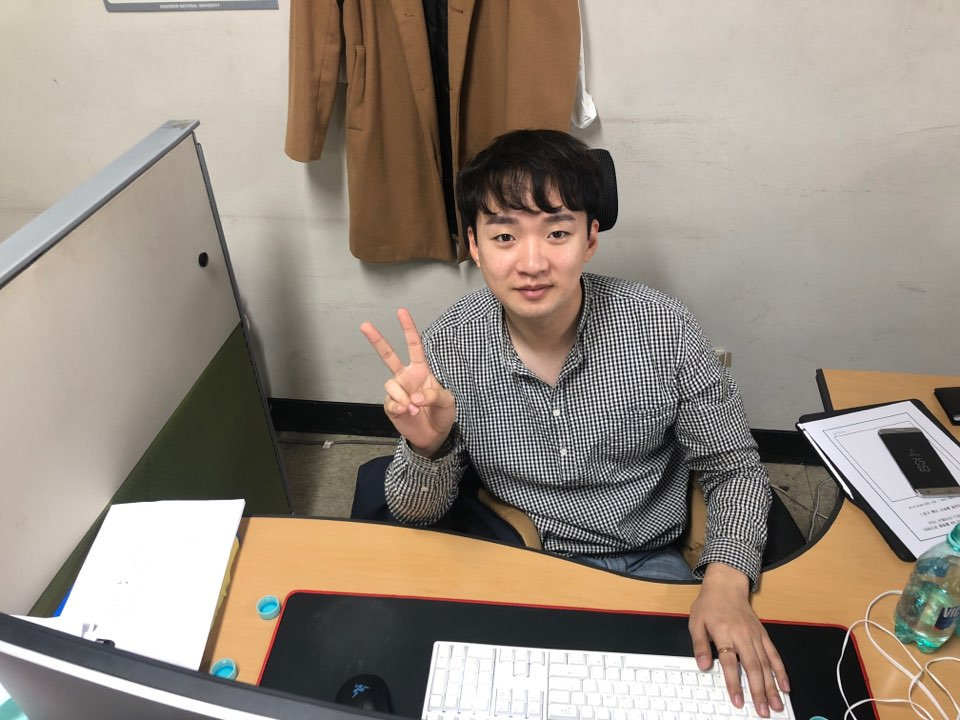
//> input picture samples/sample1.png, 960 x 720 px
$ ./assignment1_2   (built with g++ and OpenCV 4)
//> lines starting //> are read from the running program, lines starting //| are printed output that depends on the picture
### examples.h
#pragma once

#include <iostream>
#include "opencv2/core/core.hpp"
#include "opencv2/imgcodecs.hpp"
#include "opencv2/highgui/highgui.hpp"
#include "opencv2/imgproc/imgproc.hpp"

namespace IPCVL {
	namespace EXAMPLE {
		void ChangeContrastAndBrightness(cv::InputArray src, cv::OutputArray dst, double alpha, int beta);
	} // namespace EXAMPLE
} // namespace IPCVL

### utils.h
#pragma once

#include <iostream>
#include "opencv2/core/core.hpp"
#include "opencv2/imgcodecs.hpp"
#include "opencv2/highgui/highgui.hpp"
#include "opencv2/imgproc/imgproc.hpp"

namespace IPCVL {
	namespace UTIL {
		int quantize(int a);
		double h_r(double model_hist[][64], double input_hist[][64], int j, int i);
		void GetHistogramImage(int* histogram, cv::OutputArray dst, int hist_w, int hist_h);
		void calcNormedHist(cv::InputArray src, double* histogram);
	} // namespace UTIL
} // namespace IPCVL

### imgproc.h
#pragma once

#include <iostream>
#include <queue>
#include <utility>
#include "opencv2/core/core.hpp"
#include "opencv2/imgcodecs.hpp"
#include "opencv2/highgui/highgui.hpp"
#include "opencv2/imgproc/imgproc.hpp"
#include "utils.h"


namespace IPCVL {
	namespace IMG_PROC {
		void calcHist(cv::InputArray src, int* histogram);
		void calcHist_hs(cv::InputArray src, double histogram[][64]);
		void backprojectHistogram(cv::InputArray src_hsv, cv::InputArray face_hsv, cv::OutputArray dst);

		void thresh_binary(cv::InputArray srcMat, cv::OutputArray ourResult, const int THRESHOLD);
		void thresh_otsu(cv::InputArray src, cv::OutputArray dst);

		void flood_fill4(cv::Mat& l, const int& j, const int& i, const int& label);
		void flood_fill8(cv::Mat& l, const int& j, const int& i, const int& label);
		void efficient_flood_fill4(cv::Mat& l, const int& j, const int& i, const int& label);
		void flood_fill(cv::InputArray src, cv::OutputArray dst, const UTIL::CONNECTIVITIES& direction);

	} // namespace IMG_PROC

	namespace UTIL {
		int quantize(int a);
		double h_r(double model_hist[][64], double input_hist[][64], int j, int i);
		void GetHistogramImage(int* histogram, cv::OutputArray dst, int hist_w, int hist_h);
	} // namespace UTIL

	namespace EXAMPLE {
		void ChangeContrastAndBrightness(cv::InputArray src, cv::OutputArray dst, double alpha, int beta);
	} // namespace EXAMPLE
} // namespace IPCVL

### utils.cpp
#include "utils.h"

namespace IPCVL {
	namespace UTIL {
		int quantize(int a) {
			int L = 256;
			int q = 64;
			return floor((a * q) / L);
		}

		double h_r(double model_hist[][64], double input_hist[][64], int j, int i) {
			double h_m = model_hist[j][i];
			double h_i = input_hist[j][i];
			double val = 0.0;

			if (h_i == 0.0) return 1.0;
			else return (double)std::min(h_m / h_i, 1.0);
		}

		// [36 lines left out: functions GetHistogramImage, calcNormedHist, not called in this run]
	}  // namespace UTIL
}

### imgproc.cpp
#include "imgproc.h"

namespace IPCVL {
	namespace IMG_PROC {
		// [10 lines left out: function calcHist, not called in this run]
		void backprojectHistogram(cv::InputArray src_hsv, cv::InputArray face_hsv, cv::OutputArray dst) {
			cv::Mat srcMat = src_hsv.getMat();
			cv::Mat faceMat = face_hsv.getMat();
			dst.create(srcMat.size(), CV_64FC1);
			cv::Mat outputProb = dst.getMat();
			outputProb.setTo(cv::Scalar(0.)); // 배열의 전체를 0으로 변경

			std::vector<cv::Mat> channels;
			split(src_hsv, channels);
			cv::Mat mat_h = channels[0];
			cv::Mat mat_s = channels[1];

			double model_hist[64][64] = { { 0., } };
			double input_hist[64][64] = { { 0., } };

			// hs 2차원 히스토그램을 계산하는 함수.
			calcHist_hs(srcMat, input_hist);
			calcHist_hs(faceMat, model_hist);


			for (int y = 0; y < srcMat.rows; y++) {
				for (int x = 0; x < srcMat.cols; x++) {
					// Todo : 양자화된 h,s 값을 얻고 histogram에 값을 더합니다.

					/** your code here! **/
					int h = UTIL::quantize(mat_h.at<uchar>(y, x));
					int s = UTIL::quantize(mat_s.at<uchar>(y, x));

					outputProb.at<double>(y, x) = UTIL::h_r(model_hist, input_hist, h, s);
				}
			}
		}

		void calcHist_hs(cv::InputArray src_hsv, double histogram[][64]) {
			cv::Mat hsv = src_hsv.getMat();
			std::vector<cv::Mat> channels;
			split(hsv, channels); //channels[0] 색상(H), 1 채도(S), 2 명도(V)
			cv::Mat mat_h = channels[0];
			cv::Mat mat_s = channels[1];

			// 2차원 히스토그램을 쌓습니다.
			for (int y = 0; y < hsv.rows; y++) {
				for (int x = 0; x < hsv.cols; x++) {
					// Todo : 양자화된 h,s 값을 얻고 histogram에 값을 더합니다.
					histogram[UTIL::quantize(mat_h.at<uchar>(y, x))][UTIL::quantize(mat_s.at<uchar>(y, x))]++;

					// hint 1 : 양자화 시 UTIL::quantize() 함수를 이용해서 mat_h, mat_s의 값을 양자화시킵니다.
				}
			}

			// 히스토그램을 (hsv.rows * hsv.cols)으로 정규화합니다.
			for (int j = 0; j < 64; j++) {
				for (int i = 0; i < 64; i++) {
					histogram[j][i] = histogram[j][i] / (hsv.rows * hsv.cols); // 모두 더하면 1
				}
			}
		}

		// [164 lines left out: functions thresh_binary, thresh_otsu, flood_fill4, flood_fill8, flood_fill, efficient_flood_fill4, not called in this run]


	}  // namespace IMG_PROC
}

### assignment1_2.cpp
#include <iostream>
#include "opencv2/core/core.hpp"
#include "opencv2/imgcodecs.hpp"
#include "opencv2/highgui/highgui.hpp"
#include "opencv2/imgproc/imgproc.hpp"
#include "imgproc.h"
#include "utils.h"
#include "examples.h"

int main() {
	cv::Mat input = cv::imread("samples/sample1.png");
//> input is the input picture: 720 rows x 960 cols, CV_8UC3; mean B, G, R 128.4, 140, 151.5
	cv::Mat face = cv::imread("samples/face.png");
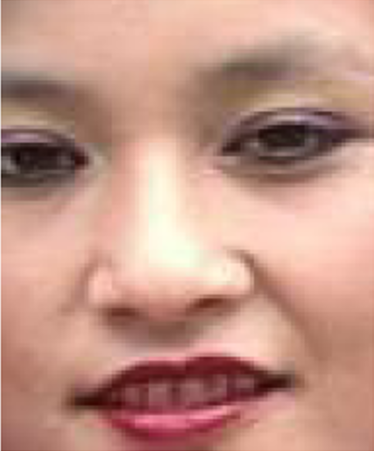
//> input picture samples/face.png, 374 x 451 px
//> face is the input picture: 451 rows x 374 cols, CV_8UC3; mean B, G, R 134.4, 148.9, 194.3

	cv::Mat src_hsv, face_hsv;
	cvtColor(input, src_hsv, cv::COLOR_BGR2HSV);
//> src_hsv: 720 rows x 960 cols, CV_8UC3; mean H, S, V 38.7, 46.8, 153
	cvtColor(face, face_hsv, cv::COLOR_BGR2HSV);
//> face_hsv: 451 rows x 374 cols, CV_8UC3; mean H, S, V 18.5, 83.4, 194.4

	cv::Mat output;
	// Todo : imageproc.cpp에 있는 backprojectHistogram 함수를 작성하세요
	IPCVL::IMG_PROC::backprojectHistogram(src_hsv, face_hsv, output);
//> in backprojectHistogram, `split(src_hsv, channels);`:
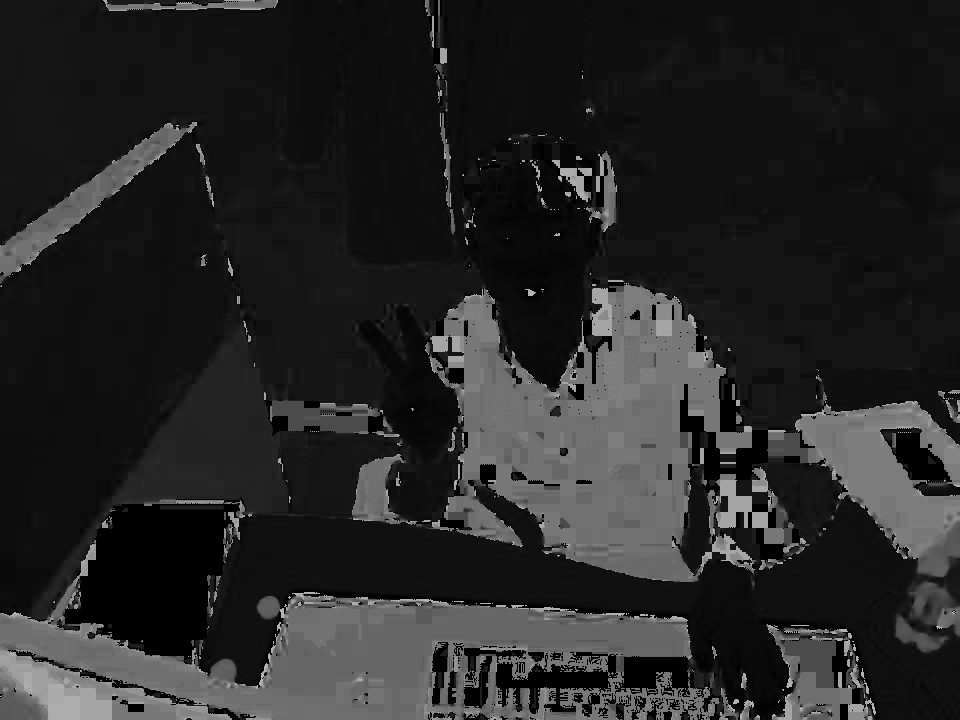
//> channels[0]: 720 rows x 960 cols, CV_8UC1; min 0, max 179, mean 38.7
//> in backprojectHistogram, `split(src_hsv, channels);`:
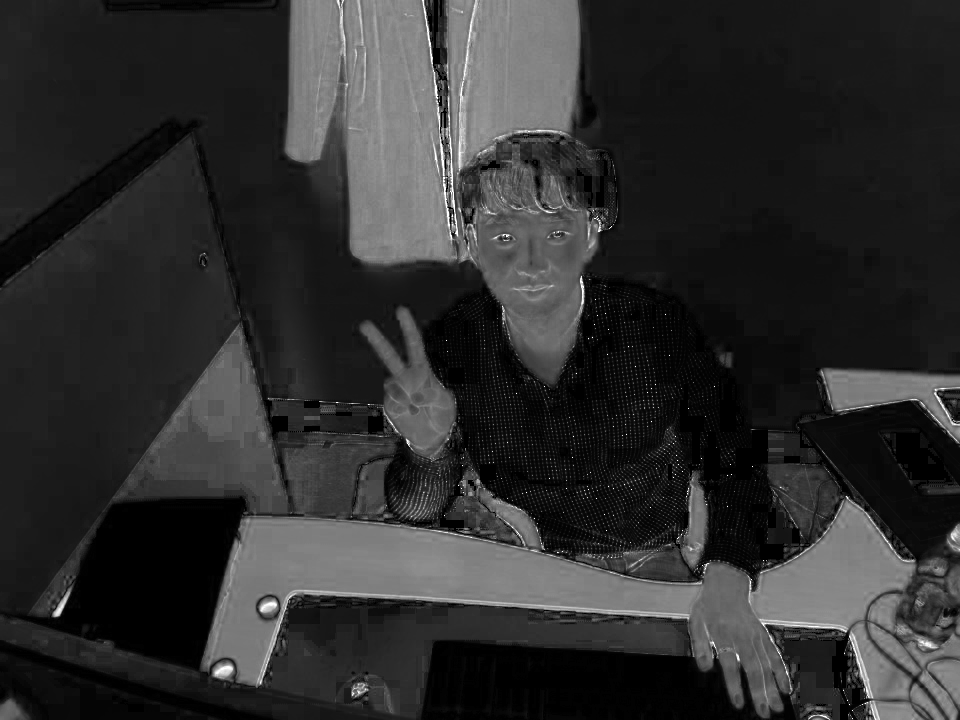
//> channels[1]: 720 rows x 960 cols, CV_8UC1; min 0, max 255, mean 46.8
//> in calcHist_hs (call 2), `split(hsv, channels);`:
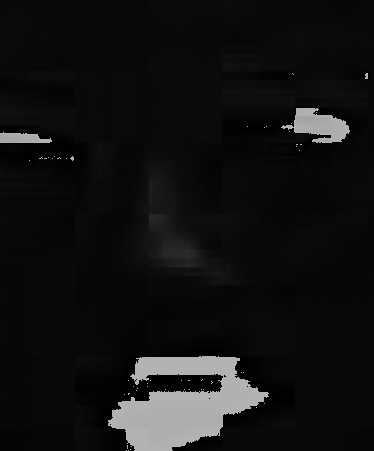
//> channels[0]: 451 rows x 374 cols, CV_8UC1; min 0, max 179, mean 18.5
//> in calcHist_hs (call 2), `split(hsv, channels);`:
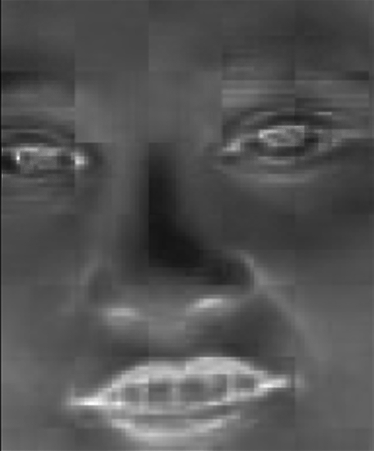
//> channels[1]: 451 rows x 374 cols, CV_8UC1; min 5, max 255, mean 83.4
//> in calcHist_hs (call 2), `split(hsv, channels);`:
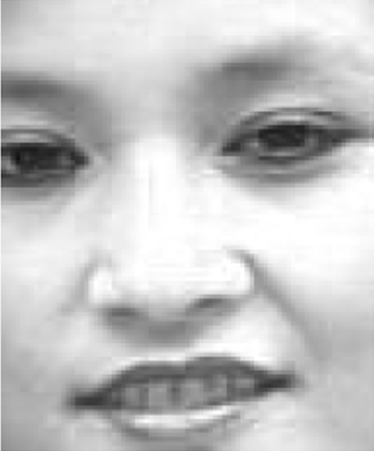
//> channels[2]: 451 rows x 374 cols, CV_8UC1; min 15, max 255, mean 194.4
//> after the loop in backprojectHistogram, `for (int y = 0; y < srcMat.rows; y++)`:
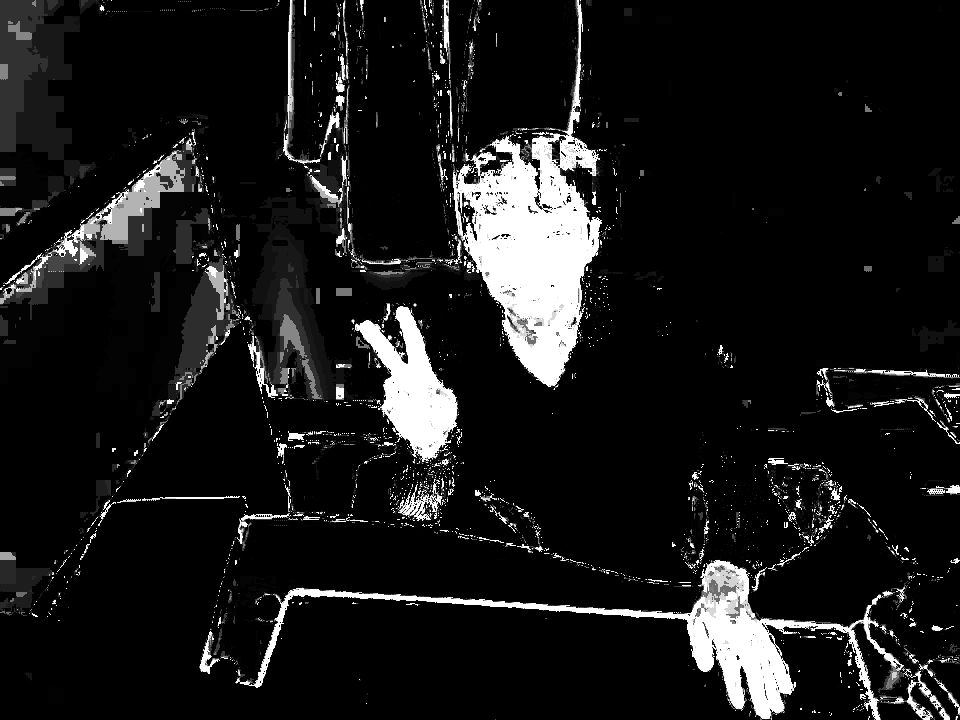
//> outputProb: 720 rows x 960 cols, CV_64FC1; min 0, max 1, mean 0.0983

	// display
	imshow("input", input);
	imshow("face", face);
	imshow("model output", output);
	cv::waitKey(0);

	return 0;
}
